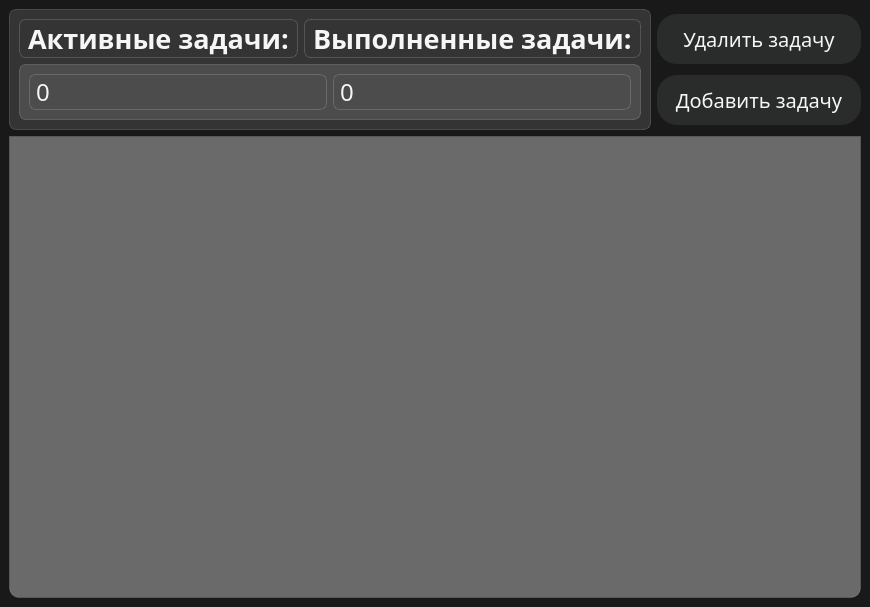
<?xml version="1.0" encoding="UTF-8"?>
<ui version="4.0">
 <class>MainWindow</class>
 <widget class="QMainWindow" name="MainWindow">
  <property name="geometry">
   <rect>
    <x>0</x>
    <y>0</y>
    <width>870</width>
    <height>607</height>
   </rect>
  </property>
  <property name="windowTitle">
   <string>TasksOnDay</string>
  </property>
  <property name="styleSheet">
   <string notr="true">background-color: #191919;
font-family: Montserrat</string>
  </property>
  <widget class="QWidget" name="centralwidget">
   <layout class="QVBoxLayout" name="verticalLayout_3">
    <item>
     <layout class="QHBoxLayout" name="horizontalLayout_3">
      <item>
       <widget class="QFrame" name="taskscount">
        <property name="styleSheet">
         <string notr="true">background-color: rgba(255, 255, 255, 30);
border: 1px solid rgba(255, 255, 255, 40);
border-radius: 7px;</string>
        </property>
        <layout class="QVBoxLayout" name="verticalLayout">
         <item>
          <layout class="QHBoxLayout" name="horizontalLayout">
           <item>
            <widget class="QLabel" name="activetask">
             <property name="styleSheet">
              <string notr="true">color: #F6F6F6;
font-weight: bold;
font-size: 20pt;
background-color: None;</string>
             </property>
             <property name="text">
              <string>Активные задачи:</string>
             </property>
            </widget>
           </item>
           <item>
            <widget class="QLabel" name="donetask">
             <property name="styleSheet">
              <string notr="true">color: #F6F6F6;
font-weight: bold;
font-size: 20pt;
background-color: None;</string>
             </property>
             <property name="text">
              <string>Выполненные задачи:</string>
             </property>
            </widget>
           </item>
          </layout>
         </item>
         <item>
          <widget class="QFrame" name="count">
           <property name="styleSheet">
            <string notr="true"/>
           </property>
           <layout class="QHBoxLayout" name="horizontalLayout_2">
            <item>
             <widget class="QLabel" name="activecount">
              <property name="styleSheet">
               <string notr="true">color: #F6F6F6;
font-size: 18pt;
background-color: None;</string>
              </property>
              <property name="text">
               <string>0</string>
              </property>
             </widget>
            </item>
            <item>
             <widget class="QLabel" name="donecount">
              <property name="styleSheet">
               <string notr="true">color: #F6F6F6;
font-size: 18pt;
background-color: None;</string>
              </property>
              <property name="text">
               <string>0</string>
              </property>
             </widget>
            </item>
           </layout>
          </widget>
         </item>
        </layout>
       </widget>
      </item>
      <item>
       <layout class="QVBoxLayout" name="verticalLayout_2">
        <item>
         <widget class="QPushButton" name="btn_delete">
          <property name="styleSheet">
           <string notr="true">QPushButton {
color: #F6F6F6;
background-color: #2A2B2B;
border-radius: 20px;
font-size: 15pt;
width: 200px;
height: 50px;
}
QPushButton:hover {
background-color: rgba(255,255, 255, 40);
}
QPushButton:pressed {
background-color: rgba(255,255, 255, 70);
}</string>
          </property>
          <property name="text">
           <string>Удалить задачу</string>
          </property>
         </widget>
        </item>
        <item>
         <widget class="QPushButton" name="btn_add">
          <property name="styleSheet">
           <string notr="true">QPushButton {
color: #F6F6F6;
background-color: #2A2B2B;
border-radius: 20px;
font-size: 15pt;
width: 200px;
height: 50px;
}
QPushButton:hover {
background-color: rgba(255,255, 255, 40);
}
QPushButton:pressed {
background-color: rgba(255,255, 255, 70);
}</string>
          </property>
          <property name="text">
           <string>Добавить задачу</string>
          </property>
         </widget>
        </item>
       </layout>
      </item>
     </layout>
    </item>
    <item>
     <widget class="QTableView" name="tableView">
      <property name="styleSheet">
       <string notr="true">QTableView {
background-color: rgba(255, 255, 255, 90);
border: 1px solid rgba(255, 255, 255, 30);
border-bottom-left-radius: 10px;
border-bottom-right-radius: 10px;
}
QTableView::section {
background-color: rgba(53, 53, 53);
color: white;
border: none;
height: 50px;
font-size: 14pt;;
}
QTableView::item {
border-style: none;
border-bottom: rgba(255, 255, 255, 50);
}
QTableView::item:selected {
border: none;
color: rgba(255, 255, 255);
backgroung-color: rgba(255, 255, 255, 50);
}</string>
      </property>
     </widget>
    </item>
   </layout>
  </widget>
 </widget>
 <resources/>
 <connections/>
</ui>
